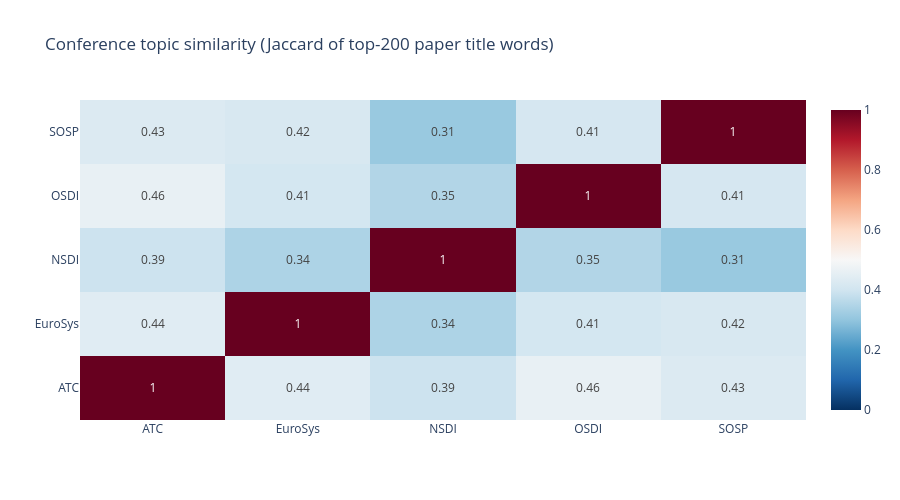

The notebook cell this image was saved under:
### Markdown cell above
## 5 · Conference topic-overlap

### Code cell
sim = conference_similarity(editions)
confs = sim.index.tolist()

fig = go.Figure(go.Heatmap(
    z=sim.values,
    x=confs,
    y=confs,
    colorscale="RdBu",
    reversescale=True,
    zmin=0, zmax=1,
    text=np.round(sim.values, 2),
    texttemplate="%{text}",
    hovertemplate="%{y} vs %{x}: %{z:.3f}<extra></extra>",
))
fig.update_layout(
    title="Conference topic similarity (Jaccard of top-200 paper title words)",
    height=500,
)
fig.show()

### Figure 1 — Plotly figure (JSON) as saved in the notebook; plotly's stock layout.template omitted (floating-point values rounded to 4 significant figures)
{"data": [{"colorscale": [[0, "rgb(103,0,31)"], [0.1, "rgb(178,24,43)"], [0.2, "rgb(214,96,77)"], [0.3, "rgb(244,165,130)"], [0.4, "rgb(253,219,199)"], [0.5, "rgb(247,247,247)"], [0.6, "rgb(209,229,240)"], [0.7, "rgb(146,197,222)"], [0.8, "rgb(67,147,195)"], [0.9, "rgb(33,102,172)"], [1, "rgb(5,48,97)"]], "hovertemplate": "%{y} vs %{x}: %{z:.3f}<extra></extra>", "reversescale": true, "text": [[1.0, 0.44, 0.39, 0.46, 0.43], [0.44, 1.0, 0.34, 0.41, 0.42], [0.39, 0.34, 1.0, 0.35, 0.31], [0.46, 0.41, 0.35, 1.0, 0.41], [0.43, 0.42, 0.31, 0.41, 1.0]], "texttemplate": "%{text}", "type": "heatmap", "x": ["ATC", "EuroSys", "NSDI", "OSDI", "SOSP"], "y": ["ATC", "EuroSys", "NSDI", "OSDI", "SOSP"], "z": [[1.0, 0.4388, 0.3937, 0.4599, 0.4286], [0.4388, 1.0, 0.3423, 0.4085, 0.4184], [0.3937, 0.3423, 1.0, 0.3514, 0.3115], [0.4599, 0.4085, 0.3514, 1.0, 0.4134], [0.4286, 0.4184, 0.3115, 0.4134, 1.0]], "zmax": 1, "zmin": 0}], "layout": {"height": 500, "title": {"text": "Conference topic similarity (Jaccard of top-200 paper title words)"}}}
